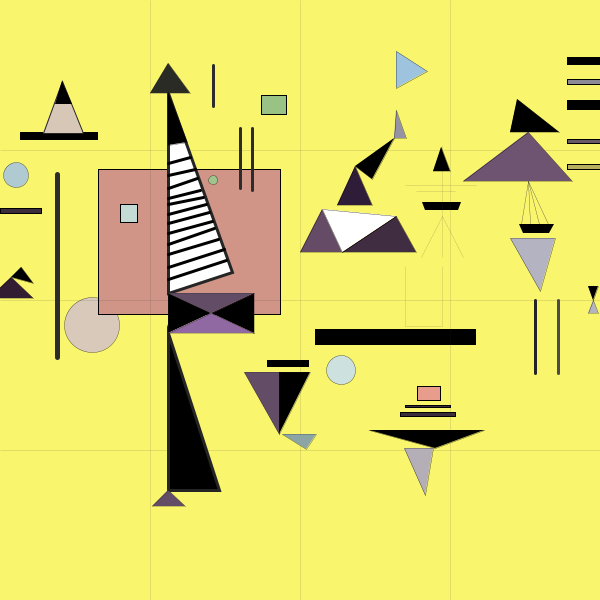
Frame 1 (no input)
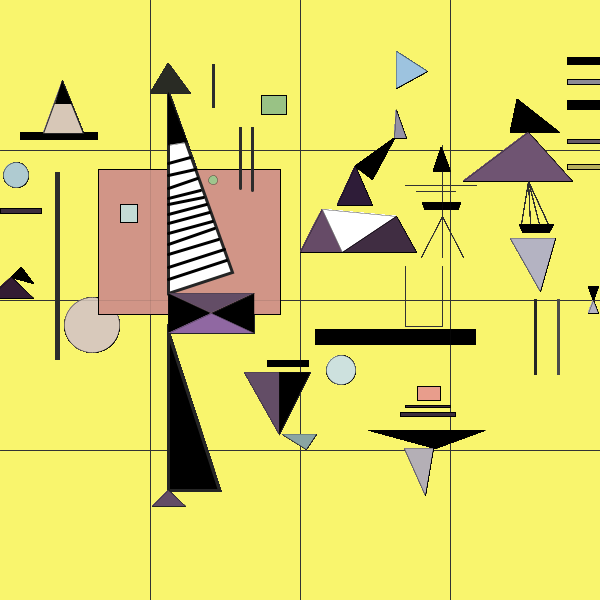
Frame 60 (the mouse pressed at the canvas centre just before this capture)
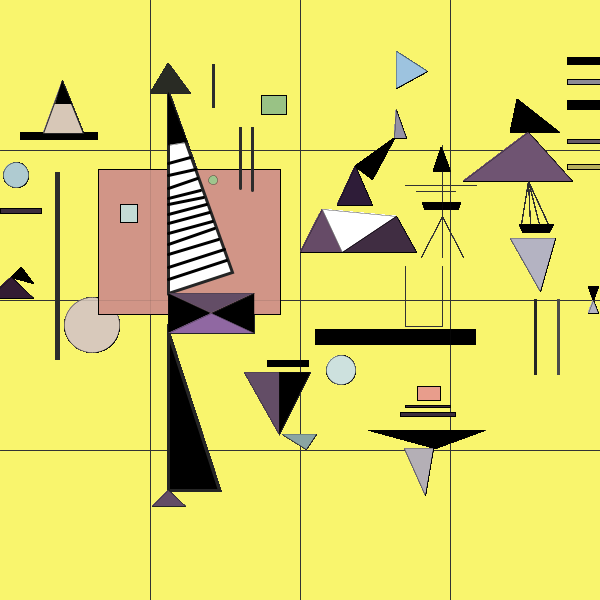
Frame 120 (the mouse held since frame 60 and released just before this capture)

The Processing sketch that drew these frames (run headless with seeded random() and noise(); from frame 60 on, the mouse is pressed at the canvas centre):

// Processing sketch: processing_109034
// ── processing_109034.pde

void setup() {
  size(600, 600);
  background(#f9f56d);
}

void draw() {
  smooth();
 
  //ellipse
 
  fill(175, 203, 209);
  stroke(0);
  strokeWeight(0.3);
    ellipse(16, 175, 25, 25);
   
  fill(216, 201, 187);
  stroke(0);
  strokeWeight(0.3);
    ellipse(92,325,55,55);
    
  fill(161, 195, 134);
  stroke(0);
  strokeWeight(0.3);
    ellipse(215, 186 ,10,10);
        
  fill(205, 225, 222);
  stroke(0);
  strokeWeight(0.3);
    ellipse(341, 370,29,29);
    
  fill(135, 146, 106);
  stroke(0);
  strokeWeight(0.3);
    ellipse(213, 180, 9,9);
    
    
  //quad
  stroke(0);
  strokeWeight(1);
  fill(209,149,135);
  quad(98,169,280,169,280,314,98,314);
  noStroke();
  fill(0,0,0);
  quad(315,329,476,329,476,345,315,345);
  quad(267,360,309,360,309,367,267,367);
  quad(20,132,98,132,98,140,20,140);
  quad(567,57,600,57,600,65,567,65);
  quad(567,100,600,100,600,110,567,110);
  quad(422,202,461,202,458,210,425,210);
  quad(519,224,554,224,549,233,523,233);
  stroke(1);
  fill(139,138,149);
  quad(567,79,600,79,600,84,567,84);
  fill(103,90,101);
  quad(567,139,600,139,600,143,567,143);
  fill(183,175,93);
  quad(567,164,600,164,600,169,567,169);
  fill(196,219,213);
  quad(120,204,137,204,137,222,120,222);
  fill(153,194,133);
  quad(261,95,286,95,286,114,261,114);
  fill(232,157,140);
  quad(417,400,440,400,440,386,417,386);
  fill(60,45,60);
  quad(405,405,450,405,450,407,405,407);
  fill(60,45,60);
  quad(400,412,455,412,455,416,400,416);
  fill(60,45,60);
  quad(0,208,41,208,41,213,0,213);
   
   
    
  fill(158, 197, 141);
  stroke(0);
  strokeWeight(0.3);
    ellipse(213, 180, 9,9);
  
  //lines
  stroke(44);
  strokeWeight(0.1);
  line(0, 150, 600, 150);
  line(0, 300, 600, 300);
  line(0, 450, 600, 450);
  line(150, 0, 150, 600);
  line(300, 0, 300, 600);
  line(450, 0, 450, 600);
  line(405, 185, 476, 185);
  line(416, 191, 455, 191);
  line(442, 145, 442, 257);
  line(421, 257, 442, 216);
  line(463, 257, 442, 216);
  line(405, 266, 405, 326);
  line(442, 266, 442, 326);
  line(405, 326, 442, 326);
  
  strokeWeight(5);
  line(57, 174, 57, 357);
  
  strokeWeight(3);
  line(213, 65, 213, 106);
  line(240, 128, 240, 188);
  line(252, 128, 252, 190);
  strokeWeight(0.3);
  line(528, 181, 521, 224);
  line(528, 181, 530, 224);
  line(528, 181, 539, 224);
  line(528, 181, 548, 224);
  
  stroke(75);
  strokeWeight(3);
  line(558, 300, 558, 373);
  
  stroke(37);
  strokeWeight(3);
  line(535, 300, 535, 373);
   



  //triangle
  fill(0, 0, 0);
  strokeWeight(3);
triangle(168, 333, 168, 490, 219, 490);
  fill(255, 255, 255);
triangle(168, 93, 168, 293, 232, 272);
strokeWeight(0.3);
  fill(0, 0, 0);
triangle(168, 293, 168, 333, 211, 313);
triangle(211, 313, 254, 293, 254, 333);
fill(99, 77, 102);
triangle(168, 293, 254, 293, 211, 313);
triangle(244, 372, 279, 372, 279, 434);
fill(144, 104, 162);
triangle(168, 333, 211, 313, 254, 333);
fill(99, 77, 102);
triangle(152, 506, 185, 506, 168, 490);
fill(41, 43, 36);
triangle(168, 63, 150, 93, 190, 93);
fill(0,0,0);
triangle(279, 372, 310, 372, 279, 434);
fill(138, 165, 164);
triangle(282, 434, 316, 434, 306, 449);
  strokeWeight(1);
fill(215, 199, 183);
triangle(43, 133, 62, 81, 83, 133);
noStroke();
fill(0, 0, 0);
triangle(55, 104, 62, 81, 72, 104);

stroke(0);
  strokeWeight(0.3);
fill(102, 75, 103);
triangle(300, 252, 322, 209, 342, 252);
fill(64, 45, 66);
triangle(342, 252, 396, 216, 416, 252);
fill(255, 255, 255);
triangle(322, 209, 342, 252, 396, 216);
fill(46, 28, 56);
triangle(337, 205, 355, 166, 372, 205);
fill(0, 0, 0);
triangle(394, 138, 355, 166, 372, 179);
fill(149, 146, 165);
triangle(394, 138, 406, 138, 396, 110);
fill(157, 195, 223);
triangle(396, 88, 396, 51, 427, 71);
fill(0, 0, 0);
triangle(433, 171, 441, 147, 450, 171);
fill(111, 84, 114);
triangle(463, 181, 528, 132, 572, 181);
fill(0, 0, 0);
triangle(510, 132, 517, 99, 559, 132);
triangle(369, 430, 435, 448, 484, 430);
fill(180, 175, 182);
triangle(404, 448, 425, 495, 433, 448);
fill(180, 179, 194);
triangle(510, 238, 555, 238, 540, 291);


fill(0, 0, 0);
triangle(588, 286, 598, 286, 593, 300);
triangle(168, 92, 168, 145, 187, 142);
fill(180, 179, 194);
triangle(593, 300, 588, 313, 598, 313);
fill(0,0,0);
triangle(21, 267, 11, 277, 33, 283);
fill(51, 29, 51);
triangle(11, 277, 33, 298, -11, 298);


  strokeWeight(3);
  line(168, 279, 226, 260);
  line(168, 267, 224, 249);
  line(168, 254, 218, 239);
  line(168, 244, 214, 228);
  line(168, 233, 212, 221);
  line(168, 223, 209, 212);
  line(168, 214, 206, 204);
  line(168, 204, 203, 197);
  line(168, 198, 200, 190);
  line(168, 188, 197, 178);
  line(168, 175, 195, 169);
  line(168, 163, 190, 157);






}
